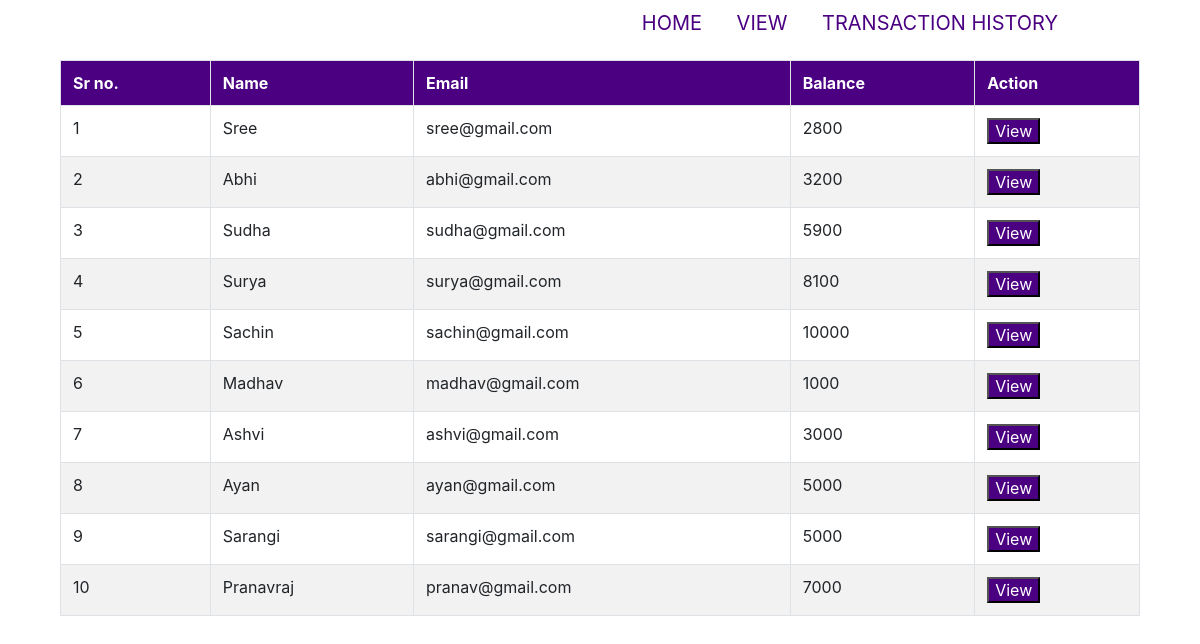
/viewnew.php, run on the app's committed database.
### tables this page shows
CREATE TABLE `views` (
  `id` int(11) NOT NULL,
  `name` char(25) DEFAULT NULL,
  `email` varchar(25) DEFAULT NULL,
  `balance` int(11) DEFAULT NULL
);

### viewnew.php (the view, shortened to what this page needs)
<html>
<head>
  <link rel="stylesheet" href="https://maxcdn.bootstrapcdn.com/bootstrap/4.5.2/css/bootstrap.min.css">
</head>
<body>
	<div class="container1">
		<div class="navbar">
			<nav>
				<ul id="menulist">
					<li><a href="index.php" style=' text-decoration: none;'>HOME</a></li>
					<li><a href="viewnew.php" style='text-decoration: none;'>VIEW</a></li>
					<li><a href="inserting.php" style=' text-decoration: none;'>TRANSACTION HISTORY</a></li>
				</ul>
			</nav>
		</div>
	</div>
	<div class="container">
	<div class="col-lg-12">
		<table class="table table-striped table-hover table-bordered">
			<tr style='background-color: indigo; color:white;'>
				<th>Sr no.</th>
				<th>Name</th>
				<th>Email</th>
				<th>Balance</th>
				<th>Action</th>
			</tr>
	<?php
		include 'conn.php';
		$q = "select * from views";
		$query_run = mysqli_query($conn,$q);
		if(mysqli_num_rows($query_run)>0){
			foreach($query_run as $row){
	?>
			<tr>
				<td class="custid"><?php echo $row['id']; ?></td>
				<td><?php echo $row['name']; ?></td>
				<td><?php echo $row['email']; ?></td>
				<td><?php echo $row['balance']; ?></td>
				<td ><button style='background-color: indigo; color:white;' class="viewbtn" name="checking_viewbtn"><a style='color:white; text-decoration: none;' href="viewdetailnew.php?id=<?php echo $row['id']; ?>"> View </a>  </button></td>
			</tr>
	<?php
		}
	}
	?>
		</table>
	</div>
	</div>
	</body>
</html>

### viewnew.php (style rules this page uses)
.container1 { width: 100%; min-height: 7.5vh; padding-left: 8%; padding-right: 8%; box-sizing: border-box; }
.navbar { width: 100%; display: flex; align-items: center; }
nav { flex: 1; text-align: right; }
nav ul li { list-style: none; display: inline-block; margin-right: 30px; }
nav ul li a { text-decoration: none; color: indigo; font-size: 20px; }

### data on the page
views: id "1", name "Sree", email "sree@gmail.com", balance "2800"
views: id "2", name "Abhi", email "abhi@gmail.com", balance "3200"
views: id "3", name "Sudha", email "sudha@gmail.com", balance "5900"
views: id "4", name "Surya", email "surya@gmail.com", balance "8100"
views: id "5", name "Sachin", email "sachin@gmail.com", balance "10000"
views: id "6", name "Madhav", email "madhav@gmail.com", balance "1000"
views: id "7", name "Ashvi", email "ashvi@gmail.com", balance "3000"
views: id "8", name "Ayan", email "ayan@gmail.com", balance "5000"
views: id "9", name "Sarangi", email "sarangi@gmail.com", balance "5000"
views: id "10", name "Pranavraj", email "pranav@gmail.com", balance "7000"
